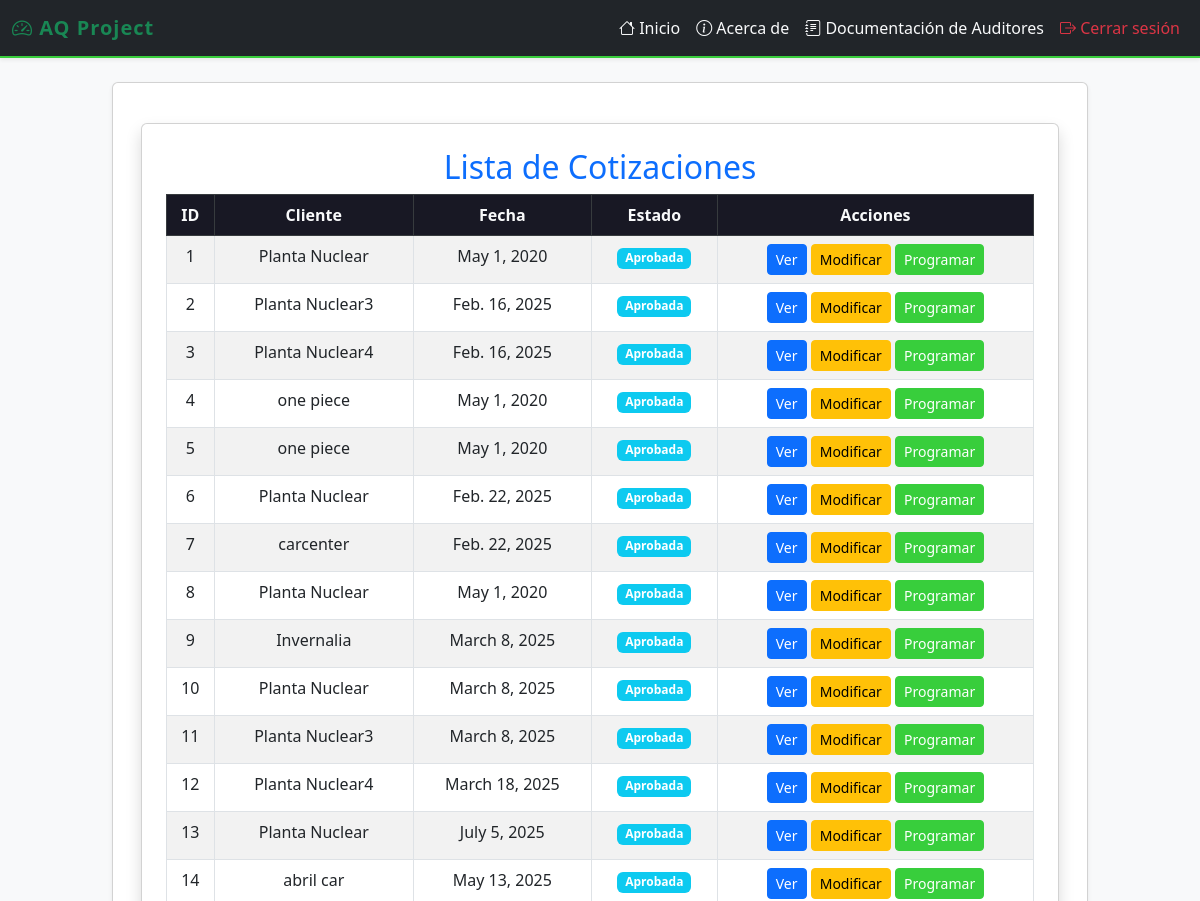
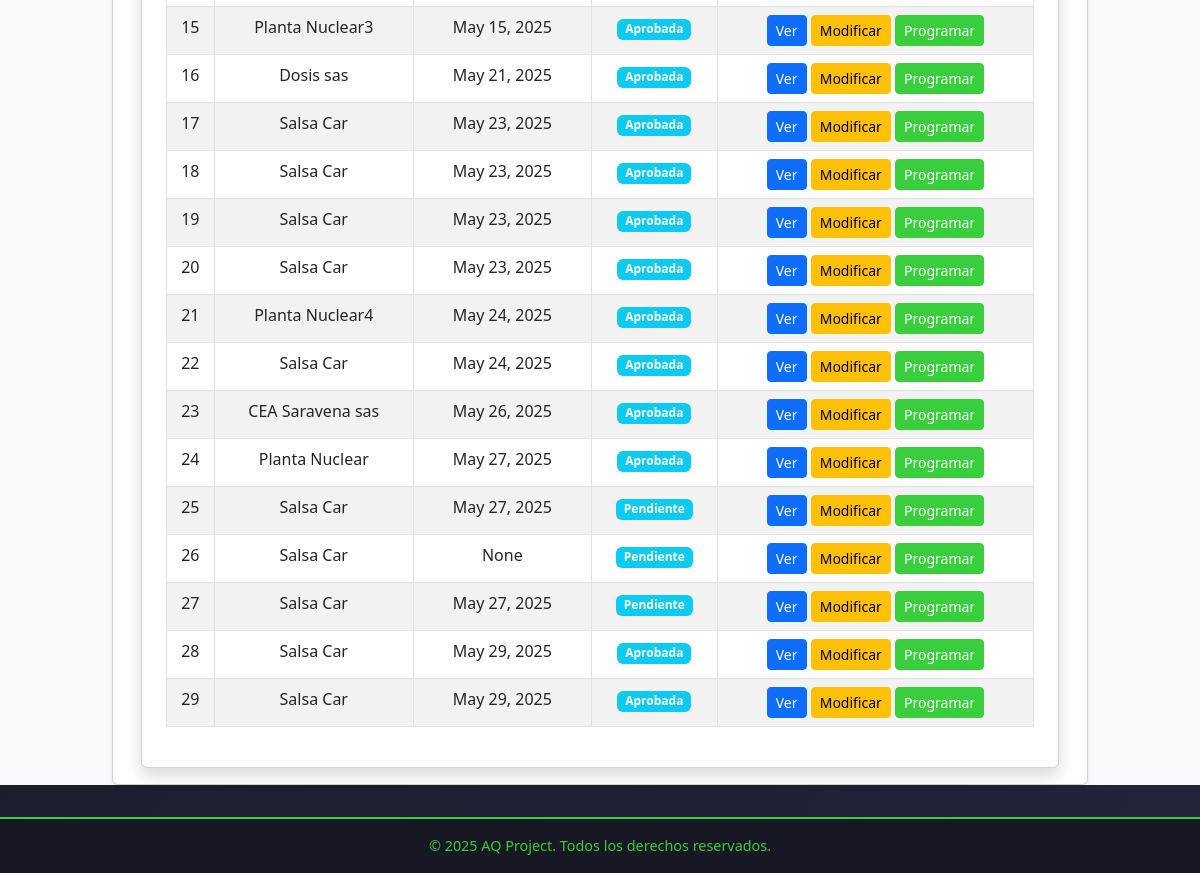
Page /cotizaciones/cotizaciones/ (signed in) on the committed database (2 pictures, top to bottom).
### cotizaciones/models.py (models this page shows, shortened)
class Cotizacion(models.Model):
    solicitud = models.ForeignKey(Solicitud, on_delete=models.CASCADE, related_name="cotizaciones")
    numero_servicio = models.CharField(max_length=100, unique=True)
    fecha_cotizacion = models.DateField(null=True, blank=True)
    tipo_servicio = models.ManyToManyField("TipoServicio")
    dias_auditoria_etapa_1 = models.DecimalField(max_digits=3, decimal_places=1, null=True, blank=True)
    dias_auditoria_etapa_2 = models.DecimalField(max_digits=3, decimal_places=1, null=True, blank=True)
    precio_neto = models.DecimalField(max_digits=10, decimal_places=2, help_text="Valor sin IVA")
    precio_iva = models.DecimalField(max_digits=10, decimal_places=2, default=Decimal("0.00"), help_text="IVA (19%)")
    precio_total = models.DecimalField(max_digits=10, decimal_places=2, default=Decimal("0.00"), help_text="Total con IVA")
    ESTADO_CHOICES = [
        ('Pendiente', 'Pendiente'),
        ('Aprobada', 'Aprobada'),
        ('Rechazada', 'Rechazada'),
        ('Programada', 'Programada'),
    ]
    estado = models.CharField(max_length=20, choices=ESTADO_CHOICES, default='Pendiente')

### solicitudes/models.py (models this page shows, shortened)
class Solicitud(models.Model):
    cliente = models.ForeignKey(Cliente, on_delete=models.CASCADE, related_name="solicitudes_solicitudes")  # Relación con el modelo Cliente
    fecha_solicitud = models.DateField(default=date.today)  # Fecha en que se crea la solicitud
    estado = models.CharField(
        max_length=20,
        choices=[
            ('Pendiente', 'Pendiente'),
            ('Aprobada', 'Aprobada'),
            ('Rechazada', 'Rechazada')
        ],
        default='Pendiente'
    )  # Estado de la solicitud

class Cliente(models.Model):
    nit = models.CharField(max_length=20, unique=True)  # Nit único
    nombre_propietario = models.CharField(max_length=100)
    nombre_establecimiento = models.CharField(max_length=100)
    representante_legal = models.CharField(max_length=100)
    cedula_ciudadania = models.CharField(max_length=20)
    ciudad = models.CharField(max_length=100)
    departamento = models.CharField(max_length=100)
    direccion = models.CharField(max_length=200)
    representante_organismo = models.CharField(max_length=100)
    cargo = models.CharField(max_length=50)
    telefono_fijo = models.CharField(max_length=20, blank=True, null=True)
    telefono_celular = models.CharField(max_length=20)
    correo_electronico = models.EmailField()
    nivel_cea = models.CharField(max_length=50, choices=NIVELES_CEA)
    cantidad_vehiculos = models.IntegerField(null=True, blank=True)
    cantidad_instructores = models.IntegerField(null=True, blank=True)
    categorias_certificar = models.ManyToManyField(Categoria, blank=True)
    certificado_conformidad = models.CharField(max_length=2, choices=CERTIFICADO_CONFORMIDAD_CHOICES, default="No")
    nombre_ente_certificador = models.CharField(max_length=100, blank=True, null=True)  # Se llena si es "Sí"
    fecha_solicitud = models.DateField(null=True, blank=True)  # Se establece solo cuando se envía la solicitud
    observaciones = models.TextField(blank=True, null=True)

### cotizaciones/views.py (the view)
# urls.py: path("cotizaciones/", listado_cotizaciones, name="listado_cotizaciones"),
@login_required
def listado_cotizaciones(request):
    cotizaciones = Cotizacion.objects.all()
    return render(request, "cotizaciones/listado_cotizaciones.html", {"cotizaciones": cotizaciones})

### cotizaciones/templates/cotizaciones/listado_cotizaciones.html (shortened to what this page needs)
{% extends 'layouts/base.html' %}
{% block content %}
<link rel="stylesheet" href="https://cdn.jsdelivr.net/npm/bootstrap@5.3.0/dist/css/bootstrap.min.css">
<div class="container mt-4">
    <div class="card shadow p-4">
        <h2 class="text-center text-primary">Lista de Cotizaciones</h2>
        {% if cotizaciones %}
            <div class="table-responsive">
                <table class="table table-bordered table-striped text-center">
                    <thead class="table-dark">
                        <tr>
                            <th>ID</th>
                            <th>Cliente</th>
                            <th>Fecha</th>
                            <th>Estado</th>
                            <th>Acciones</th>
                        </tr>
                    </thead>
                    <tbody>
                        {% for cotizacion in cotizaciones %}
                            <tr>
                                <td>{{ cotizacion.id }}</td>
                                <td>{{ cotizacion.solicitud.cliente.nombre_establecimiento }}</td>
                                <td>{{ cotizacion.fecha_cotizacion }}</td>
                                <td>
                                    <span class="badge bg-info">{{ cotizacion.estado }}</span>
                                </td>
                                <td>
                                    <a href="{% url 'detalle_cotizacion' cotizacion.id %}" class="btn btn-sm btn-primary">Ver</a>
                                    <a href="{% url 'editar_cotizacion' cotizacion.id %}" class="btn btn-sm btn-warning">Modificar</a>
                                    <a href="{% url 'programar_auditoria' cotizacion.id %}" class="btn btn-sm btn-success">Programar</a>
                                </td>
                            </tr>
                        {% endfor %}
                    </tbody>
                </table>
            </div>
        {% else %}
            <div class="alert alert-danger text-center">
                No hay cotizaciones registradas.
            </div>
        {% endif %}
    </div>
</div>
{% endblock %}

### myapp/templates/layouts/base.html (shortened to what this page needs)
{% load static %}
<!doctype html>
<html lang="es">
<head>
    <link rel="stylesheet" href="https://cdn.jsdelivr.net/npm/bootstrap@5.3.3/dist/css/bootstrap.min.css">
    <link rel="stylesheet" href="https://cdn.jsdelivr.net/npm/bootstrap-icons@1.10.5/font/bootstrap-icons.css">
</head>
<body>
<nav class="navbar navbar-expand-lg navbar-dark bg-dark shadow-sm">
    <div class="container-fluid">
        <a class="navbar-brand text-success" href="/">
            <i class="bi bi-speedometer2"></i> AQ Project
        </a>
        <div class="collapse navbar-collapse" id="navbarNavDropdown">
            <ul class="navbar-nav ms-auto">
                <li class="nav-item"><a class="nav-link" href="{% url 'index' %}"><i class="bi bi-house"></i> Inicio</a></li>
                <li class="nav-item"><a class="nav-link" href="{% url 'about' %}"><i class="bi bi-info-circle"></i> Acerca de</a></li>
                {% if user.is_authenticated %}
                    {% for group in user.groups.all %}
                        {% if group.name == "Auditores" %}
                            <li class="nav-item">
                                <a class="nav-link" href="{% url 'dashboard_auditor' %}"><i class="bi bi-journal-text"></i> Documentación de Auditores</a>
                            </li>
                        {% endif %}
                    {% endfor %}
                    <li class="nav-item"><a class="nav-link text-danger" href="{% url 'logout' %}"><i class="bi bi-box-arrow-right"></i> Cerrar sesión</a></li>
                {% else %}
                    <li class="nav-item"><a class="nav-link" href="{% url 'signup' %}"><i class="bi bi-person-plus"></i> Registrarse</a></li>
                    <li class="nav-item"><a class="nav-link" href="{% url 'signin' %}"><i class="bi bi-box-arrow-in-right"></i> Iniciar sesión</a></li>
                {% endif %}
            </ul>
        </div>
    </div>
</nav>
<main class="container-fluid" style="background-color: #f8f9fa; min-height: 100vh;">
    <div class="row justify-content-center">
        <div class="col-lg-10 mt-4">
            <div class="card shadow-sm">
                <div class="card-body">
                    {% block content %}
                    {% endblock %}
                </div>
            </div>
        </div>
    </div>
</main>
<footer>
    &copy; {{ year|default:2025 }} AQ Project. Todos los derechos reservados.
</footer>
</body>
</html>

### myapp/templates/layouts/base.html (style rules this page uses)
body { background: linear-gradient(120deg, #181824 0%, #23243a 100%); }
.navbar { border-bottom: 2px solid #38ce3c; }
.navbar-brand { font-weight: bold; letter-spacing: 1px; }
.nav-link { position: relative; color: #f8f9fa !important; transition: color 0.2s; }
.nav-link::after { content: ""; display: block; width: 0; height: 2px; background: #38ce3c; transition: width .3s; position: absolute; bottom: 0; left: 0; }
.card { border-left: 5px solid #38ce3c; border-radius: 10px; }
.btn-success, .btn-success:focus, .btn-success:active { background-color: #38ce3c !important; border-color: #38ce3c !important; }
.table thead th { background-color: #181824; color: #f8f9fa; }
footer { background-color: #181824; color: #38ce3c; padding: 1rem 0; text-align: center; font-size: 0.9rem; border-top: 2px solid #38ce3c; margin-top: 2rem; }

### rows in the picture
Cotizacion: id "1", solicitud.cliente.nombre_establecimiento "Planta Nuclear", fecha_cotizacion "May 1, 2020", estado "Aprobada"
Cotizacion: id "2", solicitud.cliente.nombre_establecimiento "Planta Nuclear3", fecha_cotizacion "Feb. 16, 2025", estado "Aprobada"
Cotizacion: id "3", solicitud.cliente.nombre_establecimiento "Planta Nuclear4", fecha_cotizacion "Feb. 16, 2025", estado "Aprobada"
Cotizacion: id "4", solicitud.cliente.nombre_establecimiento "one piece", fecha_cotizacion "May 1, 2020", estado "Aprobada"
Cotizacion: id "5", solicitud.cliente.nombre_establecimiento "one piece", fecha_cotizacion "May 1, 2020", estado "Aprobada"
Cotizacion: id "6", solicitud.cliente.nombre_establecimiento "Planta Nuclear", fecha_cotizacion "Feb. 22, 2025", estado "Aprobada"
Cotizacion: id "7", solicitud.cliente.nombre_establecimiento "carcenter", fecha_cotizacion "Feb. 22, 2025", estado "Aprobada"
Cotizacion: id "8", solicitud.cliente.nombre_establecimiento "Planta Nuclear", fecha_cotizacion "May 1, 2020", estado "Aprobada"
Cotizacion: id "9", solicitud.cliente.nombre_establecimiento "Invernalia", fecha_cotizacion "March 8, 2025", estado "Aprobada"
Cotizacion: id "10", solicitud.cliente.nombre_establecimiento "Planta Nuclear", fecha_cotizacion "March 8, 2025", estado "Aprobada"
Cotizacion: id "11", solicitud.cliente.nombre_establecimiento "Planta Nuclear3", fecha_cotizacion "March 8, 2025", estado "Aprobada"
Cotizacion: id "12", solicitud.cliente.nombre_establecimiento "Planta Nuclear4", fecha_cotizacion "March 18, 2025", estado "Aprobada"
Cotizacion: id "13", solicitud.cliente.nombre_establecimiento "Planta Nuclear", fecha_cotizacion "July 5, 2025", estado "Aprobada"
Cotizacion: id "14", solicitud.cliente.nombre_establecimiento "abril car", fecha_cotizacion "May 13, 2025", estado "Aprobada"
Cotizacion: id "15", solicitud.cliente.nombre_establecimiento "Planta Nuclear3", fecha_cotizacion "May 15, 2025", estado "Aprobada"
Cotizacion: id "16", solicitud.cliente.nombre_establecimiento "Dosis sas", fecha_cotizacion "May 21, 2025", estado "Aprobada"
Cotizacion: id "17", solicitud.cliente.nombre_establecimiento "Salsa Car", fecha_cotizacion "May 23, 2025", estado "Aprobada"
Cotizacion: id "18", solicitud.cliente.nombre_establecimiento "Salsa Car", fecha_cotizacion "May 23, 2025", estado "Aprobada"
Cotizacion: id "19", solicitud.cliente.nombre_establecimiento "Salsa Car", fecha_cotizacion "May 23, 2025", estado "Aprobada"
Cotizacion: id "20", solicitud.cliente.nombre_establecimiento "Salsa Car", fecha_cotizacion "May 23, 2025", estado "Aprobada"
Cotizacion: id "21", solicitud.cliente.nombre_establecimiento "Planta Nuclear4", fecha_cotizacion "May 24, 2025", estado "Aprobada"
Cotizacion: id "22", solicitud.cliente.nombre_establecimiento "Salsa Car", fecha_cotizacion "May 24, 2025", estado "Aprobada"
Cotizacion: id "23", solicitud.cliente.nombre_establecimiento "CEA Saravena sas", fecha_cotizacion "May 26, 2025", estado "Aprobada"
Cotizacion: id "24", solicitud.cliente.nombre_establecimiento "Planta Nuclear", fecha_cotizacion "May 27, 2025", estado "Aprobada"
Cotizacion: id "25", solicitud.cliente.nombre_establecimiento "Salsa Car", fecha_cotizacion "May 27, 2025", estado "Pendiente"
Cotizacion: id "26", solicitud.cliente.nombre_establecimiento "Salsa Car", fecha_cotizacion "None", estado "Pendiente"
Cotizacion: id "27", solicitud.cliente.nombre_establecimiento "Salsa Car", fecha_cotizacion "May 27, 2025", estado "Pendiente"
Cotizacion: id "28", solicitud.cliente.nombre_establecimiento "Salsa Car", fecha_cotizacion "May 29, 2025", estado "Aprobada"
Cotizacion: id "29", solicitud.cliente.nombre_establecimiento "Salsa Car", fecha_cotizacion "May 29, 2025", estado "Aprobada"

### other values in the picture
{{ year|default:2025 }} "2025"
